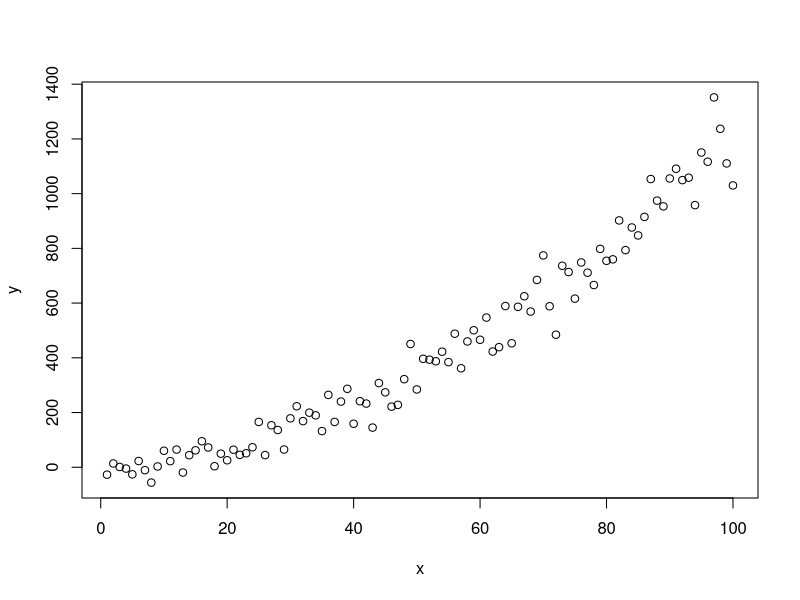

Source code (R):
## ---- chunk 1
set.seed(123); n=100 ;x = 1:n
y= rnorm(n,mean=.1*x,sd=1) *x +   rnorm(n,mean=1.8*x,sd=40)
plot(x,y)
